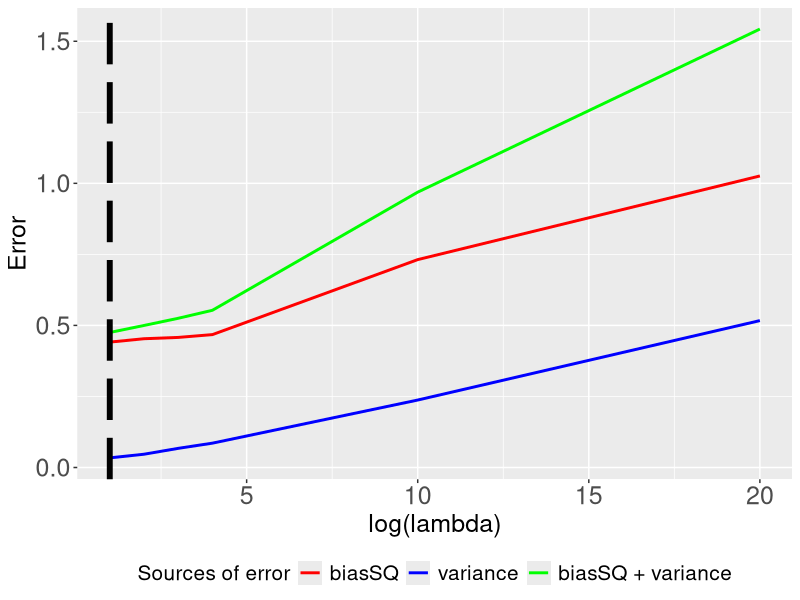
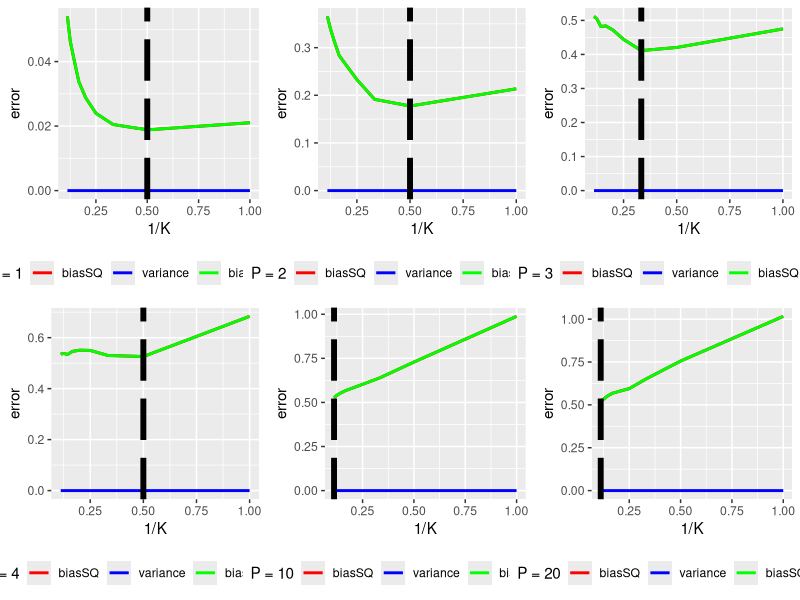

The R source for these figures, in order:
library(FNN)
library(ggplot2)
library(gridExtra)
rm(list=ls())

ntrain <- 50 # Training
ntest <- 500 # Testing
nrep <- 100 # repeat 100 times
p <- 20
puse <- c(1, 2, 3, 4, 10, 20) # number of predictors
k <- c(1:9)

sigma <- 0.9

Xtrain <- matrix(runif(ntrain * p, -1, 1), ntrain, p)
Xtest <- matrix(runif(ntest * p, -1, 1), ntest, p)
y0 <- sin(2 * pi * Xtrain[, 1]) # Only the first predictor is related to y
ytest <- sin(2 * pi * Xtest[, 1])

out_knn <- data.frame() # Output results
out_lm <- data.frame()


for(i in 1:length(puse)){
  yhat_lm <- matrix(0, ntest, nrep)
  yhat_knn <- replicate(length(k), matrix(0, ntest, nrep))

  for(l in 1:nrep){
    df_train <- data.frame(x=Xtrain[,1:puse[i]])
    y <- y0 + rnorm(ntrain, 0, sigma)

    ######### DO: fit linear regression using lm funciton, assign predicted value to yhat_lm[,l] #########
    fit_lm <- lm(y ~ ., data = df_train)
    testdata = data.frame(x=Xtest[, 1:puse[i]])
    yhat_lm[, l] <- predict(fit_lm, newdata=testdata) # Predicted value by lm
    
    for(j in 1:length(k)){
      ######### DO: fit knn using knn.reg funciton, assign predicted value to yhat_knn[, l, j] #########
      fit_knn <- knn.reg(
        train = df_train, 
        y = y, 
        test = testdata, 
        k = j, 
      ) 
      yhat_knn[, l, j] <- fit_knn$pred # Predicted value by knn.reg
    }
    
    cat(i, "-th p, ", l, "-th repitition finished. \n")
  }
  
  ######### DO: compute bias and variance of linear regression #########
  
  # Compute mean of predicted values
  ybar_lm <- rowMeans(yhat_lm) # E(f^hat)
    
  # Compute bias^2
  biasSQ_lm <- mean((ytest - ybar_lm)^2) # E[ (f - E(f^hat))^2 ]
  
  vari <- ybar_lm - yhat_lm
  yb <- data.frame(ybar_lm)
  # Compute variance
  variance_lm <- mean((ybar_lm - yhat_lm)^2)# E[ (E(f^hat) - f^hat)^2 ]
  
  # Compute total MSE
  err_lm <- biasSQ_lm + variance_lm
  # 
  out_lm <- rbind(out_lm, data.frame(error = biasSQ_lm, component = "squared-bias", p = paste0("p = ", puse[i])))
  out_lm <- rbind(out_lm, data.frame(error = variance_lm, component = "variance", p = paste0("p = ", puse[i])))
  out_lm <- rbind(out_lm, data.frame(error = err_lm, component = "MSE", p = paste0("p = ", puse[i])))


  ######### DO: compute bias and variance of knn regression #########

  # Compute mean of predicted values
  ybar_knn <- colMeans(aperm(yhat_knn, c(2,1,3)), dims=1)# E(f^hat)

  # Compute bias^2
  biasSQ_knn <- colMeans((ybar_knn - ytest)^2) # E[ (f - E(f^hat))^2 ]

  # Compute variance
  variance_knn <- c() # E[ (E(f^hat) - f^hat)^2 ]
  for(j in 1:length(k)){
    variance_knn <- append(variance_knn, mean(ybar_knn[,j] - yhat_knn[,,j]))
  }
  
  # Compute total MSE
  err_knn <- variance_knn + biasSQ_knn

  # out_knn <- rbind(out_knn, data.frame(error = biasSQ_knn, component = "squared-bias", K = 1/k,p = paste0("p = ", puse[i])))
  # out_knn<- rbind(out_knn, data.frame(error = variance_knn, component = "variance", K = 1/k, p = paste0("p = ", puse[i])))
  # out_knn<- rbind(out_knn, data.frame(error = err_knn, component = "MSE", K = 1/k, p = paste0("p = ", puse[i])))
  out_knn <- rbind(out_knn, data.frame(error = biasSQ_knn, component = "squared-bias", K = 1/k,p = puse[i]))
  out_knn<- rbind(out_knn, data.frame(error = variance_knn, component = "variance", K = 1/k, p = puse[i]))
  out_knn<- rbind(out_knn, data.frame(error = err_knn, component = "MSE", K = 1/k, p = puse[i]))
}

bias_result <- subset(out_lm, component == "squared-bias")
variance_result <- subset(out_lm, component == "variance")
mse_result <- subset(out_lm, component == "MSE")
ggplot(data = NULL) +
  geom_line(aes(x = puse, y = bias_result$error, color = "biasSQ"), size = 1) +
  geom_line(aes(x = puse, y = variance_result$error, color = "variance"), size = 1) +
  geom_line(aes(x = puse, y = mse_result$error, color = "biasSQ + variance"), size = 1) +
  geom_vline(xintercept = puse[which.min(mse_result$error)], linetype = "longdash", size = 2) + # Minimal error
  xlab("log(lambda)") +
  ylab("Error") +
  scale_color_manual(name = "Sources of error",
                     breaks = c("biasSQ", "variance", "biasSQ + variance"),
                     values = c("biasSQ" = "red", "variance" = "blue", "biasSQ + variance" = "green")) +
  theme(
    text = element_text(size = 18),
    axis.text.y = element_text(size = 18),
    axis.text.x = element_text(size = 18),
    legend.title = element_text(size = 15),
    legend.text = element_text(size = 15),
    legend.position = "bottom"
  )

get_knn_plot <- function(pvalue) {
  knn_bias_result <- subset(out_knn, component == "squared-bias" & p == pvalue)
  knn_variance_result <- subset(out_knn, component == "variance" & p == pvalue)
  knn_mse_result <- subset(out_knn, component == "MSE" & p == pvalue) 
  return (ggplot(data = NULL) +
    geom_line(aes(x = knn_bias_result$K, y = knn_bias_result$error, color = "biasSQ"), size = 1) +
    geom_line(aes(x = knn_bias_result$K, y = knn_variance_result$error, color = "variance"), size = 1) +
    geom_line(aes(x = knn_bias_result$K, y = knn_mse_result$error, color = "biasSQ + variance"), size = 1) +
    geom_vline(xintercept = knn_bias_result$K[which.min(knn_mse_result$error)], linetype = "longdash", size = 2) + # Minimal error
    xlab("1/K") +
    ylab("error") +
    scale_color_manual(name = paste0("P = ",pvalue),
                       breaks = c("biasSQ", "variance", "biasSQ + variance"),
                       values = c("biasSQ" = "red", "variance" = "blue", "biasSQ + variance" = "green")) +
    theme(
    #   text = element_text(size = 18),
    #   axis.text.y = element_text(size = 18),
    #   axis.text.x = element_text(size = 18),
    #   legend.title = element_text(size = 15),
    #   legend.text = element_text(size = 15),
      legend.position = "bottom"
    )
  )
}

draw_knn <- function() {
  plist <- list()
  for(i in 1:length(puse)) {
    plist <- append(plist, list(get_knn_plot(puse[i])))
  }
  grid.arrange(grobs=plist, ncol=3, nrow=2)
}

draw_knn()
